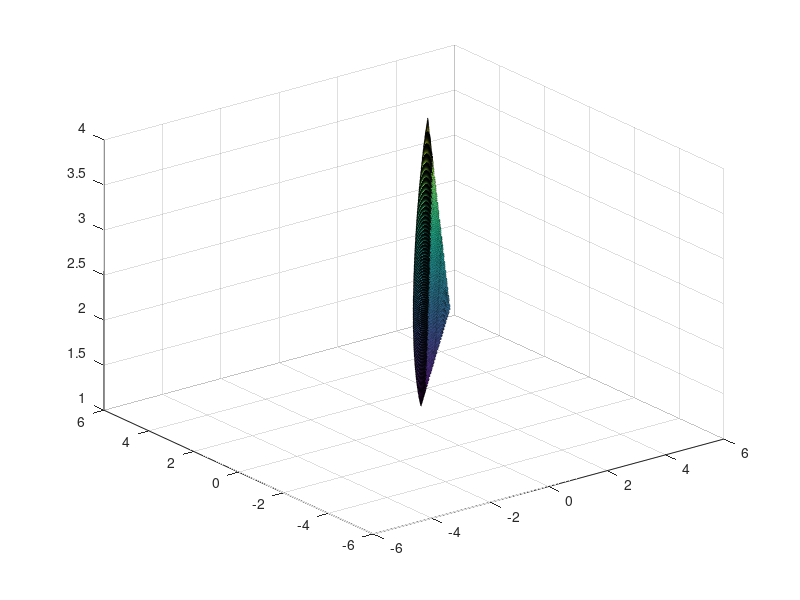

MATLAB code to generate this figure: (Note: this script raises an error after producing the figure.)
% Definition der Funktion
fun = @(x, y) x.*y

% Erstellen eines Gitters von x- und y-Werten mit feinerer Schrittweite
[X, Y] = meshgrid(-5:0.005:5, -5:0.005:5);

% Auswertung der Funktion für jedes x- und y-Paar
Z = fun(X, Y);

% Erstellen der Maske
mask_i = (X>=1) & (X<=2) & (Y>=1) & (Y<=2);

mask_iii = (X>=1) & (X<=2) & (Y>=1) & (Y<=(sqrt(1-(X-2).^2))+1);


% Setze die Werte außerhalb der Maske auf NaN, um sie nicht zu plotten
Z(~mask_iii) = NaN;

% Darstellung des 3D-Diagramms der Funktion mit den Maskenwerten als Wände
figure;
surf(X, Y, Z);
hold on;

% Zeichne die Wände
wall_color = [0.5 0.5 0.5]; % Farbe der Wände (Grau)
wall_height = max(Z(:)); % Höhe der Wände (maximaler Z-Wert)
wall_alpha = 0.5; % Transparenz der Wände
wall_thickness = 0.1; % Dicke der Wände
plot3([1 2], [1 1], [0 wall_height], 'color', wall_color, 'linewidth', wall_thickness, 'FaceAlpha', wall_alpha); % Wand 1
plot3([2 2], [1 2], [0 wall_height], 'color', wall_color, 'linewidth', wall_thickness, 'FaceAlpha', wall_alpha); % Wand 2
plot3([1 2], [2 2], [0 wall_height], 'color', wall_color, 'linewidth', wall_thickness, 'FaceAlpha', wall_alpha); % Wand 3
plot3([1 1], [1 2], [0 wall_height], 'color', wall_color, 'linewidth', wall_thickness, 'FaceAlpha', wall_alpha); % Wand 4

title('3D-Darstellung der Funktion mit Wänden');
xlabel('x');
ylabel('y');
zlabel('f(x, y)');

% Achsenlimits anpassen
xlim([-5 5]);
ylim([-5 5]);
zlim([min(Z(:)) wall_height]);
